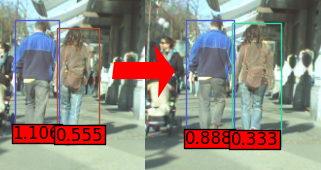
#> input picture Rapport/Track_frag.png, 321 x 170 px
$ python -i harris.py   (imports and definitions only)
#> lines starting #> are read from the running program, lines starting #| are printed output that depends on the picture
#!/usr/bin/python
# coding=utf-8

# Base Python File (harris.py)
# Created: Tue 06 Dec 2011 12:43:50 PM CET
# Version: 1.0
#
# Shamelessly stolen from http://www.janeriksolem.net/2009/01/harris-corner-detector-in-python.html

from scipy import *
from scipy import signal

# [10 lines left out: function gauss_kernel, not called in this run]

def gauss_derivative_kernels(size, sizey=None):
    """ returns x and y derivatives of a 2D
        gauss kernel array for convolutions """
    size = int(size)
    if not sizey:
        sizey = size
    else:
        sizey = int(sizey)
    y, x = mgrid[-size:size+1, -sizey:sizey+1]

    #x and y derivatives of a 2D gaussian with standard dev half of size
    # (ignore scale factor)
    gx = - x * exp(-(x**2/float((0.5*size)**2)+y**2/float((0.5*sizey)**2)))
    gy = - y * exp(-(x**2/float((0.5*size)**2)+y**2/float((0.5*sizey)**2)))

    return gx,gy

def gauss_derivatives(im, n, ny=None):
    """ returns x and y derivatives of an image using gaussian
        derivative filters of size n. The optional argument
        ny allows for a different size in the y direction."""

    gx,gy = gauss_derivative_kernels(n, sizey=ny)

    imx = signal.convolve(im,gx, mode='same')
    imy = signal.convolve(im,gy, mode='same')

    return imx,im

def compute_harris_response(image):
    """ compute the Harris corner detector response function
        for each pixel in the image"""

    #derivatives
    imx,imy = gauss_derivatives(image, 3)

    #kernel for blurring
    gauss = gauss_kernel(3)

    #compute components of the structure tensor
    Wxx = signal.convolve(imx*imx,gauss, mode='same')
    Wxy = signal.convolve(imx*imy,gauss, mode='same')
    Wyy = signal.convolve(imy*imy,gauss, mode='same')

    #determinant and trace
    Wdet = Wxx*Wyy - Wxy**2
    Wtr = Wxx + Wyy

    return Wdet / Wtr

# [41 lines left out: functions get_harris_points, plot_harris_points, not called in this run]

>>> import cv2
>>> picture = cv2.imread('Rapport/Track_frag.png', cv2.IMREAD_GRAYSCALE)
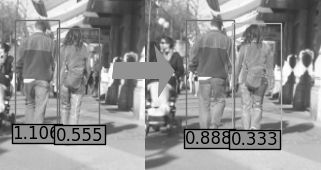
#> picture: shape (170, 321); min 0, max 254, mean 145.8
>>> result = compute_harris_response(picture)
#> (the run stopped early here; a loop or call above may not have finished)

$ run again, on Rapport/Track_switch.png
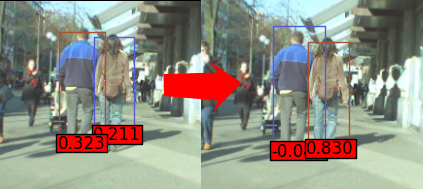
#> input picture Rapport/Track_switch.png, 423 x 189 px
#> `picture = cv2.imread('Rapport/Track_frag.png', cv2.IMREAD_GRAYSCALE)`:
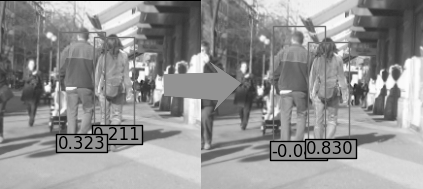
#> picture: shape (189, 423); min 0, max 254, mean 146.9
